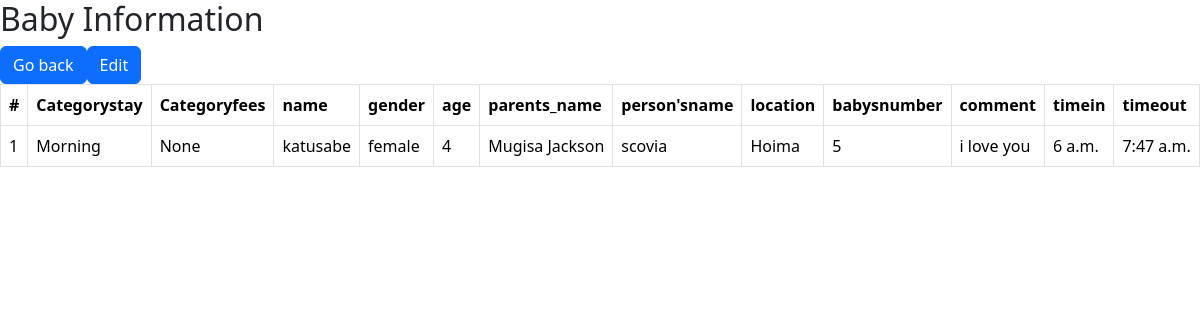
The app's page /read/1/ with its own data.
### form/models.py (models this page shows, shortened)
class Babiesform(models.Model):
    c_stay=models.ForeignKey(Category_stay ,on_delete=models.CASCADE,null=True, blank=True)
    c_fees=models.ForeignKey(Payment,on_delete=models.CASCADE,null=True,blank=True)
    name_of_the_baby=models.CharField(max_length=200, blank=True,null=True)
    gender=models.CharField(choices=[('male', 'Male'),('female', 'Female')], max_length=10, null=True, blank=True)
    age=models.IntegerField(default=0)
    parents_name=models.CharField(max_length=200,null=True, blank=True)
    name_of_the_person_brought_by_the_baby=models.CharField(max_length=200)
    location=models.CharField(max_length=50, null=True, blank=True)
    babys_number=models.IntegerField(default=0 ,null=True, blank=True)
    name_of_the_person_taken_the_baby=models.CharField(max_length=200)
    comment=models.TextField(blank=True,null=True )
    timein=models.TimeField(null=False, blank=False)
    timeout=models.TimeField(null=False, blank=False)

class Category_stay(models.Model):
    name = models.CharField(max_length=100,null=True, blank=True)
    def __str__(self):
        return self.name

### form/views.py (the view)
# urls.py: path('read/<int:id>/', views.read, name='read'),
def read(request,id):
    babies_informations =Babiesform.objects.get(id=id)
    return render(request,'read.html',{'babies_informations':babies_informations})

### form/templates/read.html (shortened to what this page needs)
<!DOCTYPE html>
<html lang="en">
<head>
    <link href="https://cdn.jsdelivr.net/npm/bootstrap@5.3.3/dist/css/bootstrap.min.css" rel="stylesheet"
>
</head>
<body>
    <h2>Baby Information</h2>
    <table class="table table-bordered">
        <thead>
            <tr class="table_dark">
                <th>#</th>
                <th>Categorystay</th>
                <th>Categoryfees</th>
                <th>name</th>
                <th>gender</th>
                <th>age</th>
                <th>parents_name</th>
                <th>person'sname</th>
                <th>location</th>
                <th>babysnumber</th>
                <th>comment</th>
                <th>timein</th>
                <th>timeout</th>
            </tr>
        </thead>
 <tbody>
        <tr>
            <td>{{babies_informations.id}}</td>
            <td>{{babies_informations.c_stay}}</td>
            <td>{{babies_informations.c_fees}}</td>
            <td>{{babies_informations.name_of_the_baby}}</td>
            <td>{{babies_informations.gender}}</td>
            <td>{{babies_informations.age}}</td>
            <td>{{babies_informations.parents_name}}</td>
           <td>{{babies_informations.name_of_the_person_brought_by_the_baby}}</td>
           <td>{{babies_informations.location}}</td>
           <td>{{babies_informations.babys_number}}</td>
           <td>{{babies_informations.comment}}</td>
           <td>{{babies_informations.timein}}</td>
           <td>{{babies_informations.timeout}}</td>
        </tr>
 </tbody>
  <a href="/"><button class="btn btn-primary">Go back</button></a>
  <a href="/edit{{each.id}}"><button class="btn btn-primary">Edit</button></a>
</body>
</html>

### records on screen
Babiesform: id "1", c_stay "Morning", c_fees "None", name_of_the_baby "katusabe", gender "female", age "4", parents_name "Mugisa Jackson", name_of_the_person_brought_by_the_baby "scovia", location "Hoima", babys_number "5", comment "i love you", timein "6 a.m.", timeout "7:47 a.m."
